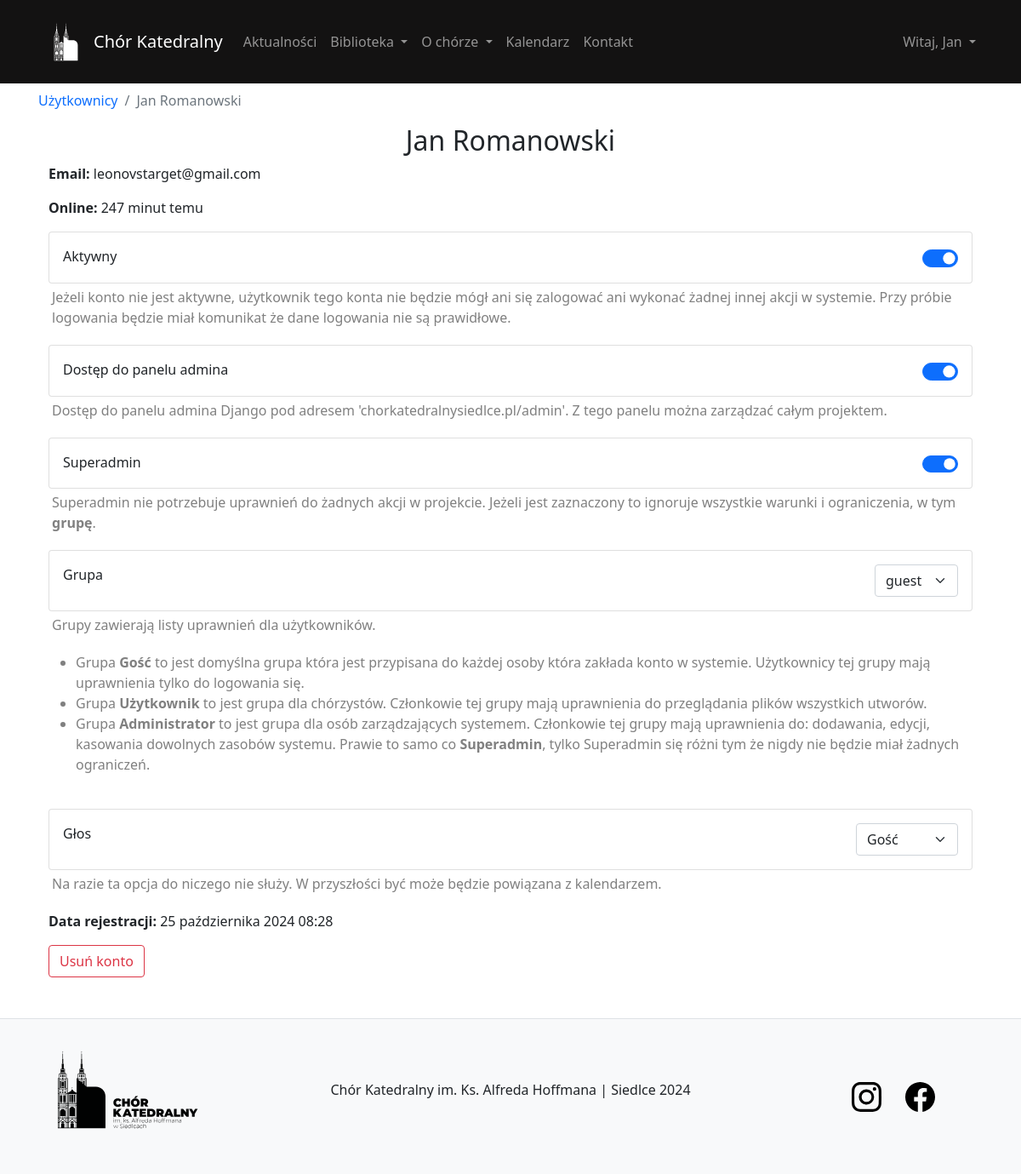
The app's page /user/details/1/ (signed in), older data.
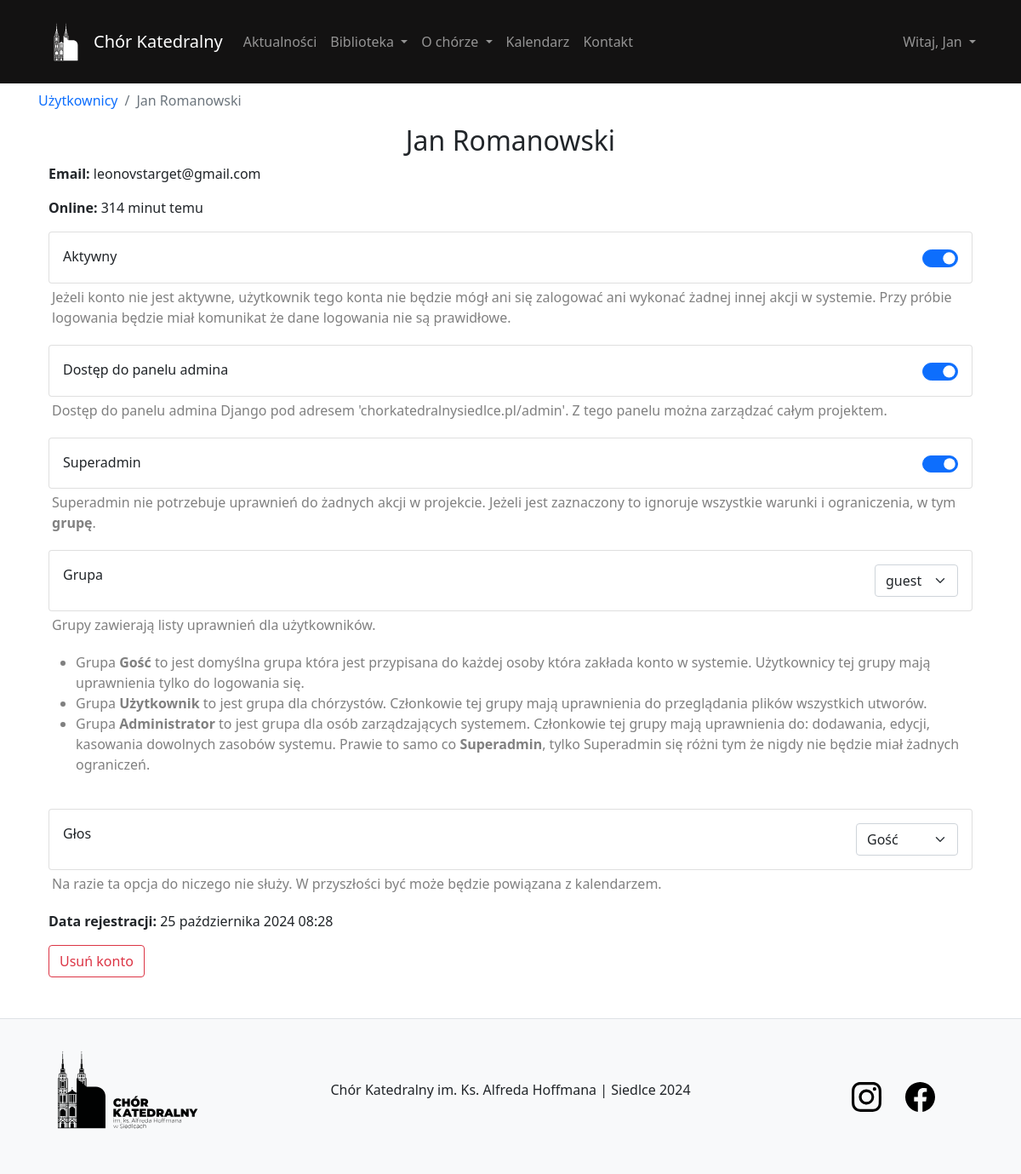
The same page, newer data.
### user/models.py (models this page shows, shortened)
class User(AbstractBaseUser, PermissionsMixin):
    email = models.EmailField(unique=True)
    name = models.CharField(max_length=30)
    surname = models.CharField(max_length=30)
    voice_type = models.CharField(max_length=10, default='guest')
    last_activity = models.DateTimeField(null=True, blank=True)
    is_staff = models.BooleanField(default=False)
    is_active = models.BooleanField(default=True)
    date_joined = models.DateTimeField(default=timezone.now)
    objects = CustomUserManager()
    USERNAME_FIELD = 'email'
    REQUIRED_FIELDS = ['name', 'surname']

### user/views.py (the view)
# urls.py: path('details/<int:id>/', views.detailsUser, name='detailsUser'),
@permission_required('user.change_user', raise_exception=True)
def detailsUser(request, id):
    user = get_object_or_404(User, id=id)
    return render(request, 'user/details.html', {'user': user})

### composition/templatetags/extras.py (called while the page is built)
@register.filter
def activity_status(last_activity):
    if last_activity is None:
        return "offline"
    now = timezone.now()
    time_diff = now - last_activity
    if time_diff < timedelta(minutes=5):
        return "online"
    else:
        return f"{time_diff.seconds // 60} minut temu"

### library/context_processors.py (called while the page is built)
def current_time(request):
    now = timezone.now()
    return {
        'current_year': now.year,
        'current_month': now.month,
    }

### user/templates/user/details.html (shortened to what the changed rows need)
{% extends 'content/template.html' %}
{% load extras %}
{% load static %}
{% block body %}
<div class="pt-2">
    <nav aria-label="breadcrumb">
        <ol class="breadcrumb">
            <li class="breadcrumb-item"><a href="{% url 'manageUsers' %}">Użytkownicy</a></li>
            <li class="breadcrumb-item active" aria-current="page">{{ user.name }} {{ user.surname }}</li>
        </ol>
    </nav>
</div>
<div class="container-fluid">
    <h2 class="text-center">{{ user.name }} {{ user.surname }}</h2>
    <p><strong>Email: </strong>{{ user.email }}</p>
    <p><strong>Online: </strong>{{ user.last_activity|activity_status }}</p>
    <div class="card w-100">
        <div class="card-body">
            <div class="row">
                <div class="col-6">
                    <div class="form-check form-switch float-end">
                        <input class="form-check-input" type="checkbox" role="switch" id="toggleActive" {% if user.is_active %} checked {% endif %}>
                    </div>
                </div>
            </div>
        </div>
    </div>
    <p class="p-1" style="color: gray;">Jeżeli konto nie jest aktywne, użytkownik tego konta nie będzie mógł ani się zalogować ani wykonać żadnej innej
        akcji w systemie. Przy próbie logowania będzie miał komunikat że dane logowania nie są prawidłowe.
    </p>
    <div class="card w-100">
        <div class="card-body">
            <div class="row">
                <div class="col-6">
                    <div class="form-check form-switch float-end">
                        <input class="form-check-input" type="checkbox" role="switch" id="togglePanel" {% if user.is_staff %} checked {% endif %}>
                    </div>
                </div>
            </div>
        </div>
    </div>
    <p class="p-1" style="color: gray;">Dostęp do panelu admina Django pod adresem 'chorkatedralnysiedlce.pl/admin'. Z tego panelu można zarządzać całym projektem.
    </p>
    <div class="card w-100">
        <div class="card-body">
            <div class="row">
                <div class="col-6">
                    <div class="form-check form-switch float-end">
                        <input class="form-check-input" type="checkbox" role="switch" id="toggleSuperAdmin" {% if user.is_superuser %} checked {% endif %}>
                    </div>
                </div>
            </div>
        </div>
    </div>
    <p class="p-1" style="color: gray;">Superadmin nie potrzebuje uprawnień do żadnych akcji w projekcie. Jeżeli jest zaznaczony to ignoruje wszystkie warunki i ograniczenia, w tym <strong>grupę</strong>.
    </p>
    <div class="card w-100">
        <div class="card-body">
        </div>
    </div>
    <p class="p-1" style="color: gray;">Grupy zawierają listy uprawnień dla użytkowników.
        <ul style="color: gray;">
        </ul>
    </p>
    <br>
    <div class="card w-100">
        <div class="card-body">
        </div>
    </div>
    <p class="p-1" style="color: gray;">Na razie ta opcja do niczego nie służy. W przyszłości być może będzie powiązana z kalendarzem. </p>
    <p><strong>Data rejestracji: </strong> {{ user.date_joined }}</p>
</div>
{% endblock %}

### content/templates/content/template.html (shortened to what this page needs)
{% load static %}
<!DOCTYPE html>
<html lang="en">
<head>
    <link href="https://cdn.jsdelivr.net/npm/bootstrap@5.0.2/dist/css/bootstrap.min.css" rel="stylesheet">
    <link rel="stylesheet" href="https://cdnjs.cloudflare.com/ajax/libs/toastr.js/latest/toastr.min.css">
    <link rel="stylesheet" href="{% static 'content/css/main.css' %}">
    <link rel="stylesheet" href="{% static 'content/css/scss.scss' %}">
</head>
<body class="body-bg">
    <div class="overlay">
        <nav class="navbar navbar-dark navbar-expand-lg bg-dark sticky-top">
            <div class="container main-container">
                <img class="m-0 p-0" src="{% static 'content/img/logo_light.svg' %}" width="65px" alt="Chór Katedralny">
                <a class="navbar-brand text-center" href="/">
                    Chór Katedralny
                </a>
                <div class="collapse navbar-collapse" id="navbarTogglerDemo03">
                    <ul class="navbar-nav me-auto mb-2 mb-lg-0">
                        <li class="nav-item">
                            <a class="nav-link" href="{% url 'listNews' %}">Aktualności</a>
                        </li>
                        {% if user.is_authenticated %}
                        <li class="nav-item dropdown">
                            <a class="nav-link dropdown-toggle" href="#" id="navbarDarkDropdownMenuLink" role="button"
                               data-bs-toggle="dropdown" aria-expanded="false">
                                Biblioteka
                            </a>
                        </li>
                        {% else %}
                        <li class="nav-item">
                            <a class="nav-link" href="{% url 'listComposition' %}">Biblioteka</a>
                        </li>
                        {% endif %}
                        <ul class="navbar-nav">
                            <li class="nav-item dropdown">
                                <a class="nav-link dropdown-toggle" href="#" id="navbarDarkDropdownMenuLink" role="button"
                                   data-bs-toggle="dropdown" aria-expanded="false">
                                    O chórze
                                </a>
                            </li>
                        </ul>
                        <li class="nav-item">
                            {% if current_year and current_month %}
                            <a class="nav-link" href="{% url 'calendar' current_year current_month %}">Kalendarz</a>
                            {% else %}
                                <a class="nav-link" href="#">Kalendarz</a>
                            {% endif %}
                        </li>
                        <li class="nav-item">
                            <a class="nav-link" href="{% url 'contact' %}">Kontakt</a>
                        </li>
                    </ul>
                    {% if user.is_authenticated %}
                        <ul class="navbar-nav">
                            <li class="nav-item dropdown">
                                <a class="nav-link dropdown-toggle" href="#" id="navbarDarkDropdownMenuLink" role="button"
                                   data-bs-toggle="dropdown" aria-expanded="false">
                                   Witaj, {{ user.name }}
                                </a>
                            </li>
                        </ul>
                    {% else %}
                        <a class="btn btn-success" href="{% url 'signIn' %}" role="button">Zaloguj</a>
                    {% endif %}
                </div>
            </div>
        </nav>
        <div class="container main-container align-items-center" style="min-height: 90vh; width: 100%">
            <div class="toast-container position-fixed bottom-0 end-0 p-3" style="z-index: 11">
            </div>
            {% block body %}
            {% endblock %}
        </div>
        {% include 'content/footer.html' %}
    </div>
</body>
</html>

Row changes from the older to the newer data that the page shows:
changed User "Jan": last_activity|activity_status "247 minut temu" → "314 minut temu"
